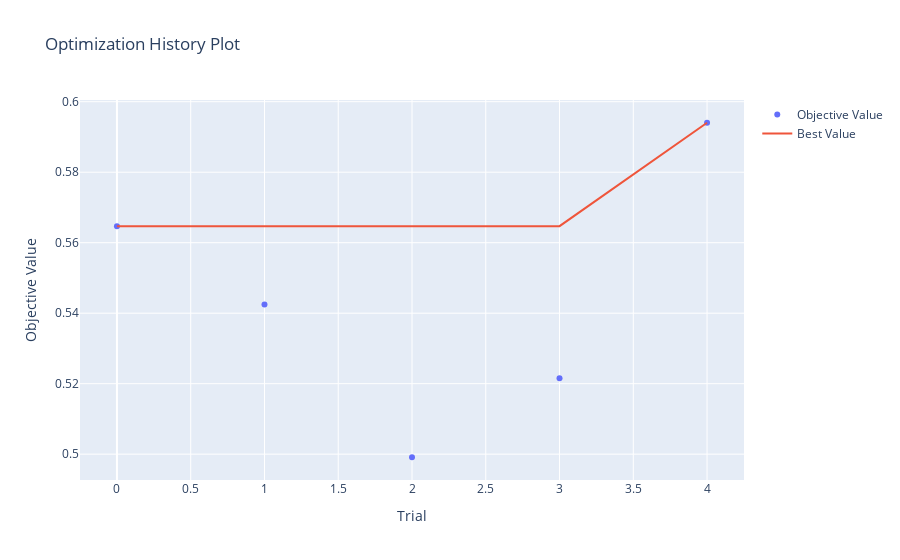

The notebook cell this image was saved under:
### Code cell
from optuna.visualization import plot_optimization_history, plot_slice

plot_optimization_history(study)

### Figure 1 — Plotly figure (JSON) as saved in the notebook; plotly's stock layout.template omitted (floating-point values rounded to 4 significant figures)
{"data": [{"mode": "markers", "name": "Objective Value", "type": "scatter", "x": [0, 1, 2, 3, 4], "y": [0.5647, 0.5425, 0.4991, 0.5216, 0.594]}, {"mode": "lines", "name": "Best Value", "type": "scatter", "x": [0, 1, 2, 3, 4], "y": [0.5647, 0.5647, 0.5647, 0.5647, 0.594]}, {"marker": {"color": "#cccccc"}, "mode": "markers", "name": "Infeasible Trial", "showlegend": false, "type": "scatter", "x": [], "y": []}], "layout": {"title": {"text": "Optimization History Plot"}, "xaxis": {"title": {"text": "Trial"}}, "yaxis": {"title": {"text": "Objective Value"}}}}
